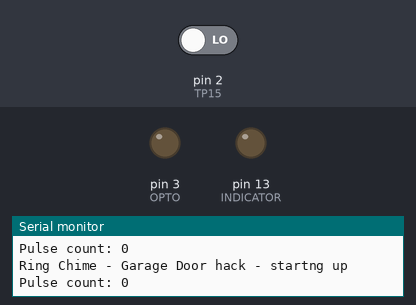
Bench run of a sketch on a simulated Arduino Nano, built with avr-gcc and run on an emulated ATmega328P. Parts: output pins drawn as LEDs (lit = HIGH), the last lines printed to the serial monitor. The test bench sets the inputs (shaded band); at power-on: pin 2 (TP15) LOW.

Above: at 1.2 s.
1.3 s: pin 2 (TP15) driven HIGH
At 1.42 s:
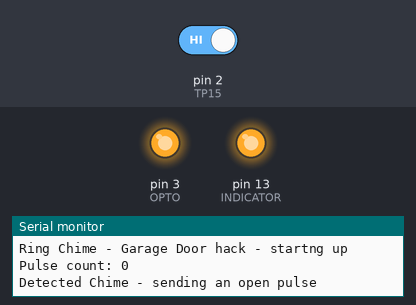
Timing chart, 0 to 4.3 s (numbered marks = the images above; inputs shaded):
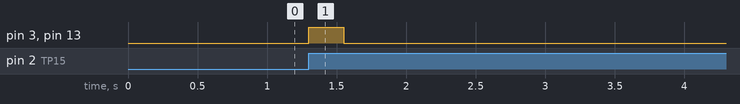

Measured:
- after the input at 1.3 s, pin 3 (OPTO), pin 13 (INDICATOR): LOW → HIGH at once, → LOW 0.25 s later

The sketch:

RingGarage.ino
```cpp
/*
Hack a Ring Chime to operate a garage door

Lawrence Billson, 2020

Inside the Ring Chime (old) - Arduino Nano

DC     -> Nano 5v
Gnd    -> Ground
TP15   -> Nano D2 - This contains serial audio data when the chime is triggered

To control a door - connect

Nano D3 to the garage door via an opto-isolator.

*/


// Define pins

#define TP15 2
#define OPTO 3
#define INDICATOR LED_BUILTIN


// Global pulse count variable
long int pulsecount = 0;


// AVR Timer CTC Interrupts Calculator
// v. 8
// http://www.arduinoslovakia.eu/application/timer-calculator
// Microcontroller: ATmega328P
// Created: 2020-07-07T07:52:23.506Z


void setupTimer1() {
  noInterrupts();
  // Clear registers
  TCCR1A = 0;
  TCCR1B = 0;
  TCNT1 = 0;

  // 1 Hz (16000000/((15624+1)*1024))
  OCR1A = 15624;
  // CTC
  TCCR1B |= (1 << WGM12);
  // Prescaler 1024
  TCCR1B |= (1 << CS12) | (1 << CS10);
  // Output Compare Match A Interrupt Enable
  TIMSK1 |= (1 << OCIE1A);
  interrupts();
}

void setup() {
  pinMode(TP15, INPUT);
  pinMode(OPTO, OUTPUT);
  pinMode(INDICATOR, OUTPUT);
  digitalWrite(OPTO,LOW);

  Serial.begin(115200);

  // Setup our interrupts
  setupTimer1();
  attachInterrupt(digitalPinToInterrupt(TP15), countp, RISING);

  // Print some debugging info
  Serial.println("Ring Chime - Garage Door hack - startng up");
}

void loop() {
 // Detect a 'chime' event - threshold is 5000 pulses in the one second
 if (pulsecount >> 5000) {
   Serial.println("Detected Chime - sending an open pulse");
   digitalWrite(OPTO,HIGH);
   digitalWrite(INDICATOR,HIGH);
   delay(250);
   digitalWrite(OPTO,LOW);
   digitalWrite(INDICATOR,LOW);
   delay(15000); // fifteen second lockout
   Serial.println("Waiting for chime events");
  }


}

ISR(TIMER1_COMPA_vect) {
  Serial.print("Pulse count: ");
  Serial.println(pulsecount);
  pulsecount = 0;
}

void countp() {
  pulsecount++;
}
```
